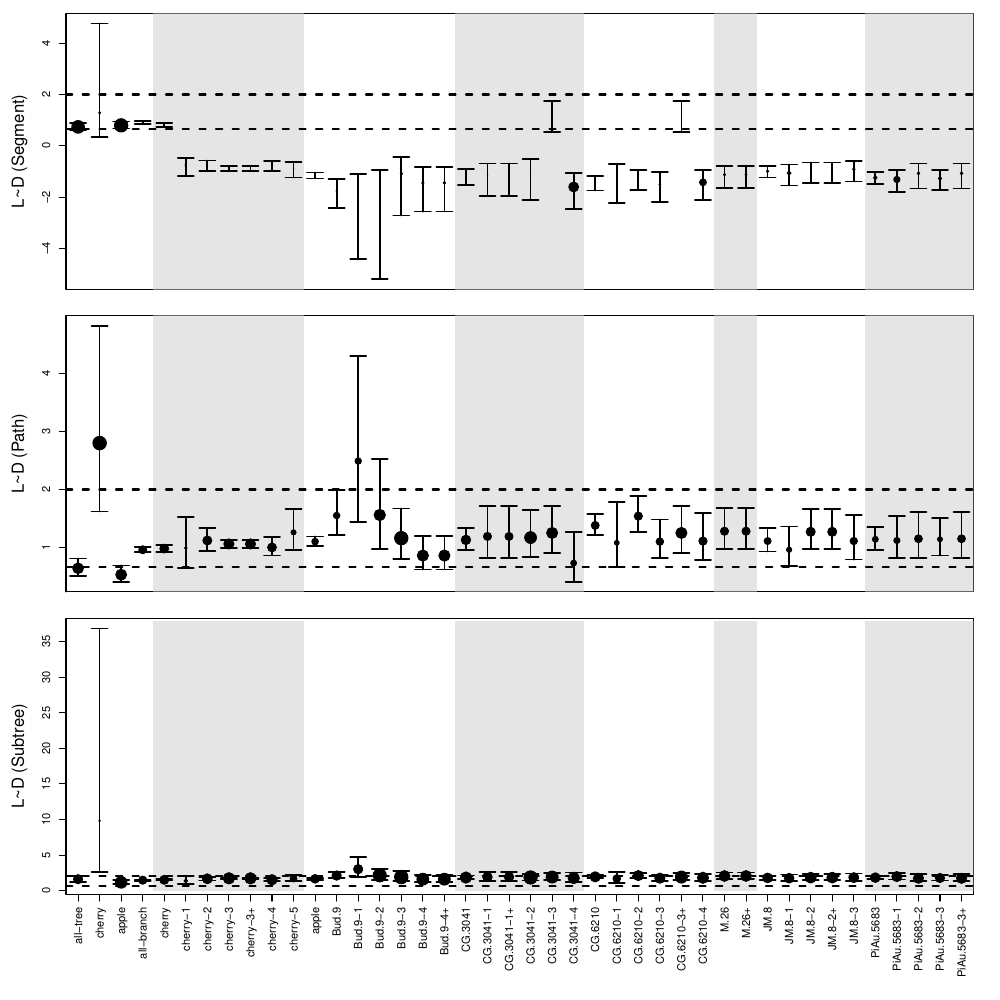

The R source for this figure:
# This script generates figures from the SMAResults.csv.

sma <- read.csv('SMAResults.csv', sep=',', head=T)

poly_set <- function(x_set, n){
  polygon(x_set, 
          c(min(results[[n]][[2]], na.rm=T)-1, max(results[[n]][[3]], na.rm=T)+1, max(results[[n]][[3]], na.rm=T)+1, min(results[[n]][[2]], na.rm=T)-1), 
          col = rgb(.80,.80,.80,0.5), border = NA)
}

gen_plot <- function(n){
  plot(range(2,41), range(min(results[[n]][[2]][4:41], na.rm=T), max(results[[n]][[3]][4:41], na.rm=T)), 
       ylab = ylabels[n], xlab="", xaxt = 'n', type = 'n',
       ylim = c(min(results[[n]][[2]][4:41], na.rm=T), max(results[[n]][[3]][4:41], na.rm=T)))
  poly_set(c(4.5, 4.5, 11.5, 11.5), n)
  poly_set(c(18.5, 18.5, 24.5, 24.5), n) 
  poly_set(c(30.5, 30.5, 32.5, 32.5), n) 
  poly_set(c(37.5, 37.5, 43, 43), n) 
  points(results[[n]][[1]], pch = 19, cex = 3*results[[n]][[4]])
  for(s in 1:42){
    arrows(y0=results[[n]][[2]][s], y1=results[[n]][[3]][s], x0=s, x1=s, code=3, angle=90, lwd=1.7, length=.08)  
  }
  abline(h = flow[n], lwd = 2, lty = 6)
  abline(h = elastic[n], lwd = 2, lty = 2)
}

multi_plot <- function(col_list){
  par(mfrow = c(length(col_list),1), oma = c(7,0,0,0), mar = c(1,5,1,2), cex.lab = 1.5, bty = 'o')
  for (i in col_list){ gen_plot(i) }
  axis(1, 1:42, sma[2:43,2], las = 2)
}
  

#Compiles data for computation from the visually oriented SMAResults file
results <- list()
for (i in 1:23){
  results[[i]] <- list()
  for (j in 1:4){
    results[[i]][[j]] <- vector(length = 42)
    # 1: exponent, 2: CI-, 3: CI+, 4: R2 
    for (k in 1:42) {
      results[[i]][[j]][k] = as.numeric(strsplit(as.character(sma[(k+1),(i+2)]), " ")[[1]][(2*j-1)])
    }
  }
}

ylabels <- c("L~D (Segment)", "L~D (Path)", "L~D (Subtree)", "SA~V (Segment)", "SA~V (Subtree)", "D~V (Segment)", "D~V (Subtree)", 
             "L~V (Segment)", "L~V (Path)", "L~V (Subtree)", "D~SA (Segment)", "D~SA (Subtree)", "L~SA (Segment)", "L~SA (Path)", "L~SA (Subtree)", 
             "L~M (Segment)", "L~M (Path)", "L~M (Subtree)", "M~D (Segment)", "M~D (Subtree)", "M~V (Segment)", "M~V (Subtree)", "D/P Ratio ~ P Diam")

flow <- c(2, 2, 2, .75, .75, .25, .25, .5, .5, .5, .33, .33, .67, .67, .67, 10, 10, 10, 10, 10, 10, 10, 10)

elastic <- c(.67, .67, .67, .625, .625, .375, .375, .25, .25, .25, .6, .6, .4, .4, .4, .25, .25, .25, 2.67, 2.67, 10, 10, 10)

pdf(file="ExponentFigures.pdf", width= 10, height=10,family="Helvetica", pointsize=12)

multi_plot(c(1:3))
multi_plot(c(4:5))
multi_plot(c(6:7))
multi_plot(c(8:10))
multi_plot(c(11:12))
multi_plot(c(13:15))
multi_plot(c(16:18))
multi_plot(c(19:20))
multi_plot(c(21:22))
multi_plot(c(23))

dev.off()








